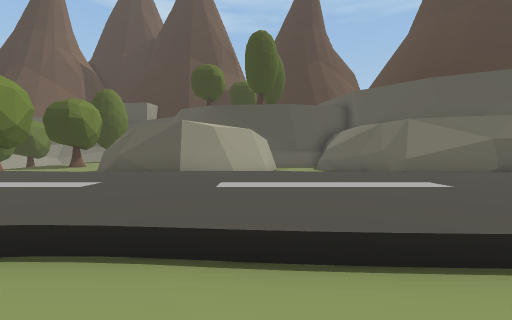
[1] (above)

24 first-person views from a walk through a 3-D level made in the Unity game engine. The camera is 1.4 m above the floor, tilts 2° down and sees 85° across. The floor is counted in squares, 2 m on a side. Each view is taken from the middle of a square. On the plan, view 1 faces up. The plan holds only what a view shows up to about 9 squares ahead; the rest is blank. The place goes on beyond the plan. Some animated figures are not drawn. Some surface patterns are stand-ins.

[2]
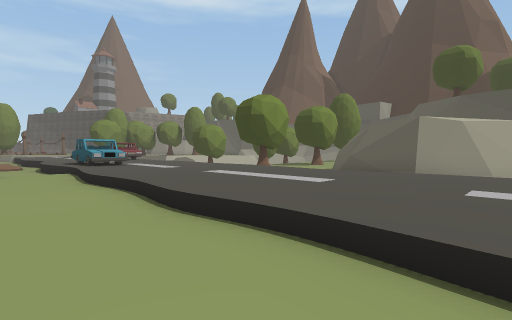

[3]
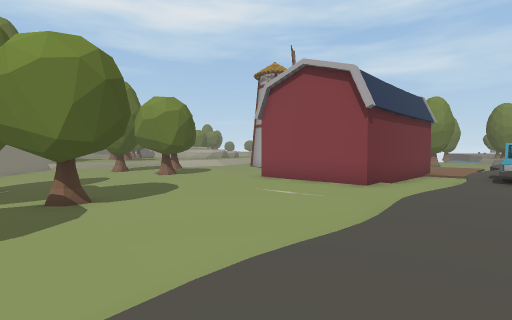

[4]
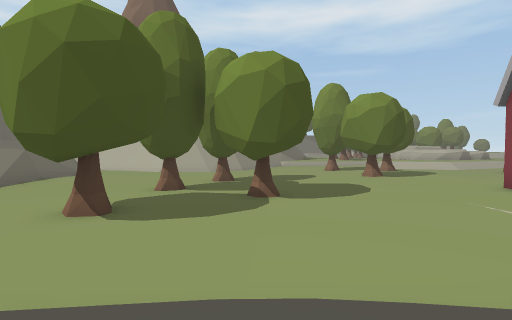

[5]
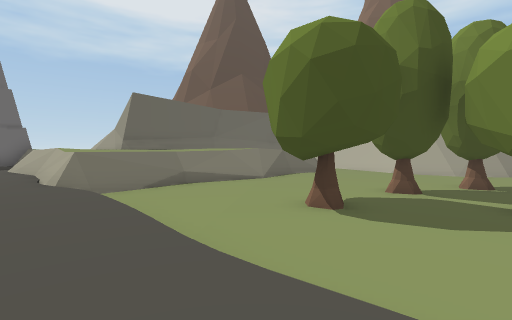

[6]
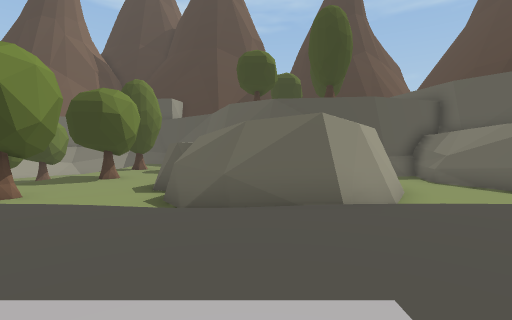

[7]
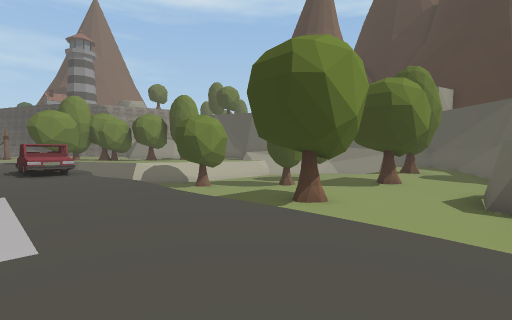

[8]
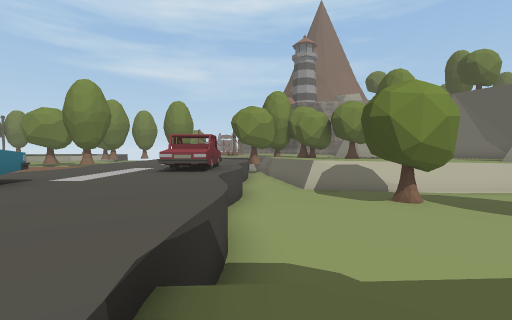

[9]
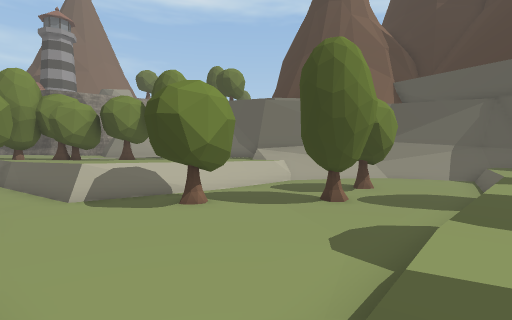

[10]
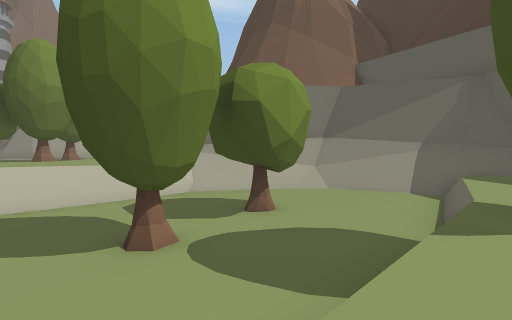

[11]
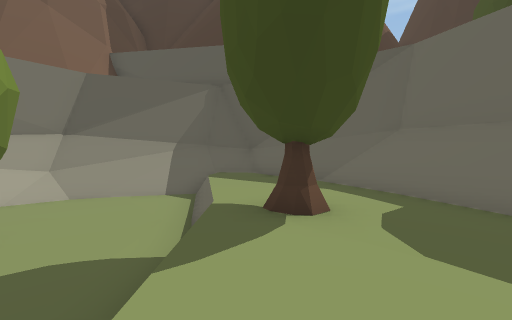

[12]
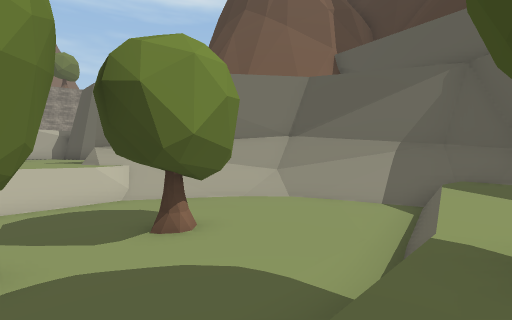

[13]
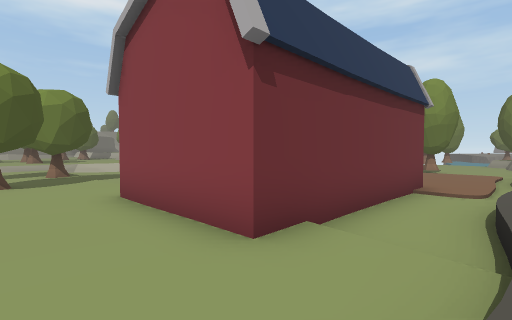

[14]
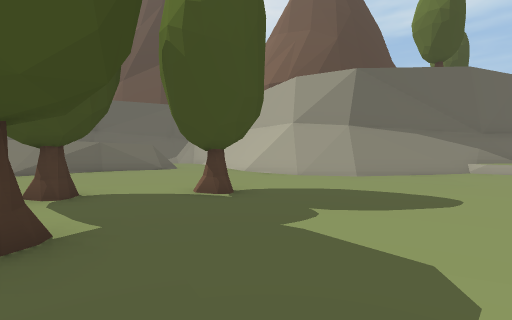

[15]
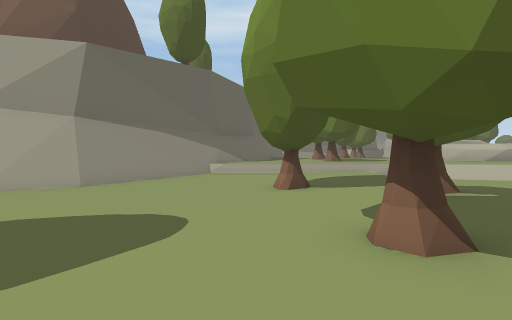

[16]
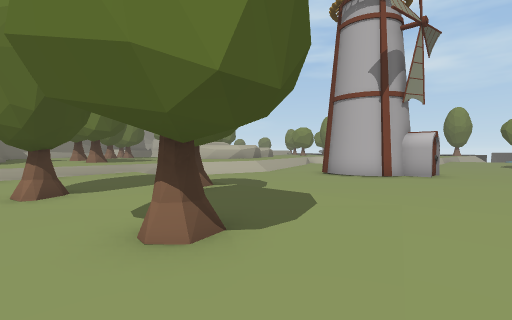

[17]
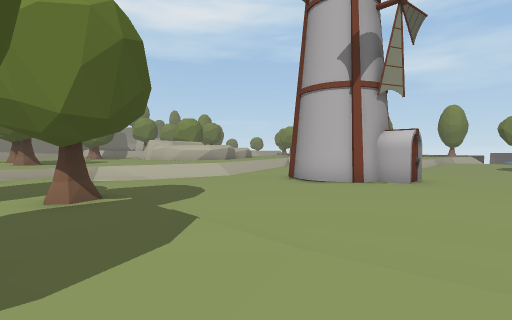

[18]
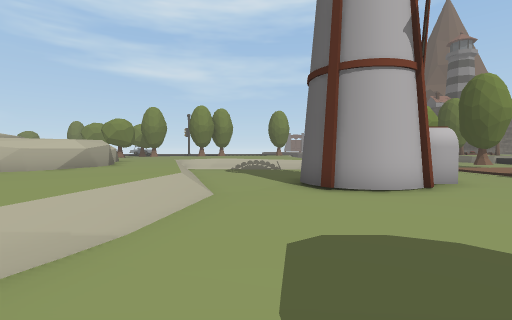

[19]
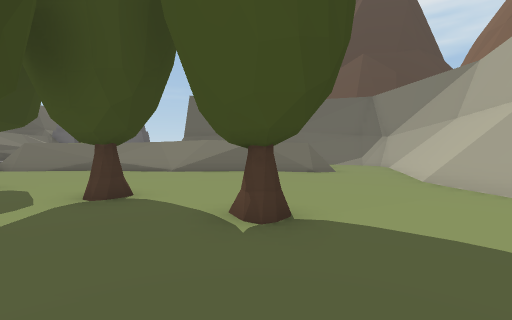

[20]
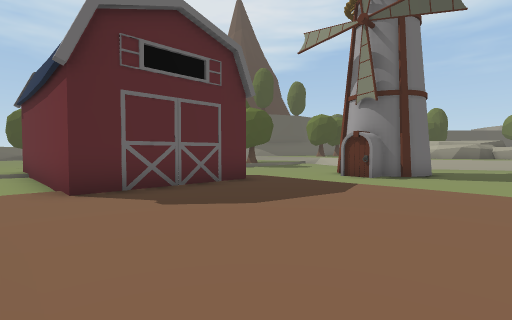

[21]
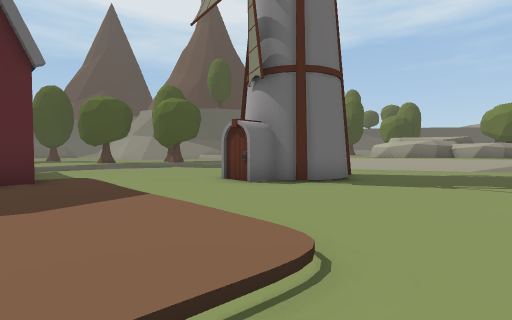

[22]
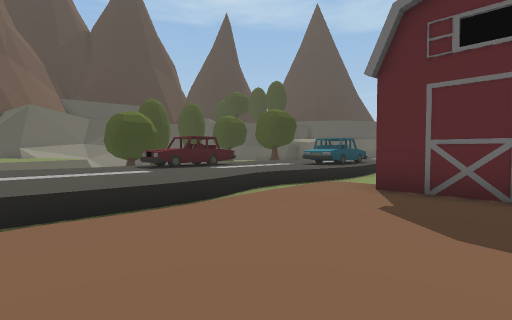

[23]
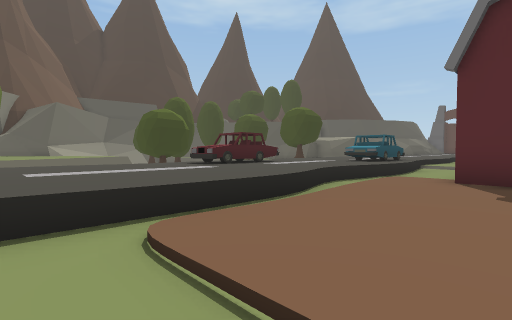

[24]
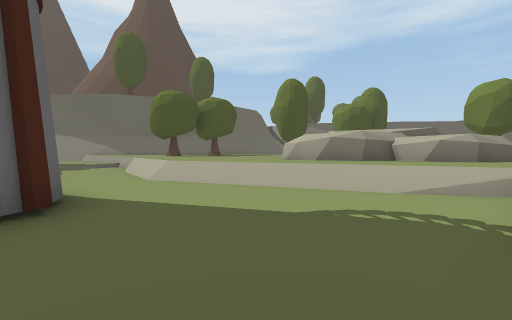

### Floor plan
Key: @ floor where view 1 was taken; # wall or solid block; . main floor; : floor 0.25 m higher than the main floor; - floor 0.25 m lower than the main floor; + floor 0.5 m higher than the main floor; _ floor 0.5 m lower than the main floor; * floor 0.75 m higher than the main floor; < floor 1 m lower than the main floor; ( floor 1.25 m lower than the main floor; / step, stairs or slope; = window, fence, low wall or low ledge; ^ raised ledge; v drop or lower ground; T tree; C car; O other object.
Columns run from 21 left of view 1 to 4 right of it. Each row starts with its distance up from view 1.
 23          ####
 22         ^#//#
 21       ^^=///##
 20      ^#//<</.###
 19       /<<<<=..##
 18      /(<<<<=...#
 17   ###/((<<<=...##
 16  +++=(((T<<=TT.#
 15  +++=((((((=.../
 14 T+++#(((T(((...-
 13  +++#(((((((.T--
 12    +=(((((((./--       -#
 11     #(T(((((..--#     --#
 10  +**v((((((/..--#    #---
  9  +*/#((((((/.T...   ##---#
  8 ###((((((((/.T...####..- #
  7  <<(((((((((...../##/..  #
  6 +++++CCC++++++++++++++++++
  5 +++++CCC++++++++++++++++++
  4 ++++++++++++++++++++++++++
  3 +++++++++CCC++++++++++++++
  2 /+++/==/++/=//++//+//+++/=
  1 -////../---/.............=
  0 -/....OOOOOOO........@...=
 -1 -/....#     O......./T...=
 -2  /....O     O............=
 -3 -/....O     O.....T......=
 -4 -/...../--- .....--.T....#
 -5 -----------/.....---.....=
 -6 ------------.....--T-....=
 -7 _-----------..T.------...=
 -8 ___-###-----...--------..#
 -9 ____###-----...----------.
-10 ____###-____T.------###/--
-11 ___________-..T----#####//
-12 --_________-.-----##   ##/
-13 ----__///__-..---##     ^^
-14  --///+++///::::=##
-15  //++++++++++++
-16 ++/#=++++  +T++
-17 ++/^^^++    T
-18 +^^^ ^^

Positions as (right, up) in squares from view 1, and headings:
1: (0, 0), facing up
2: (0, 0), facing up-left
3: (-2, 3), facing down-left
4: (-3, 3), facing down
5: (-3, 3), facing down-right
6: (-3, 3), facing up
7: (-5, 4), facing up-left
8: (-8, 7), facing left
9: (-9, 7), facing up-left
10: (-9, 12), facing up-left
11: (-9, 13), facing up
12: (-9, 14), facing up-left
13: (-7, 2), facing down-left
14: (-6, -3), facing down-right
15: (-6, -5), facing down
16: (-6, -5), facing down-left
17: (-8, -5), facing down-left
18: (-9, -12), facing left
19: (-5, -6), facing right
20: (-20, 1), facing down-right
21: (-21, -3), facing down-right
22: (-20, -2), facing up-right
23: (-21, -1), facing up-right
24: (-21, -10), facing down-right
